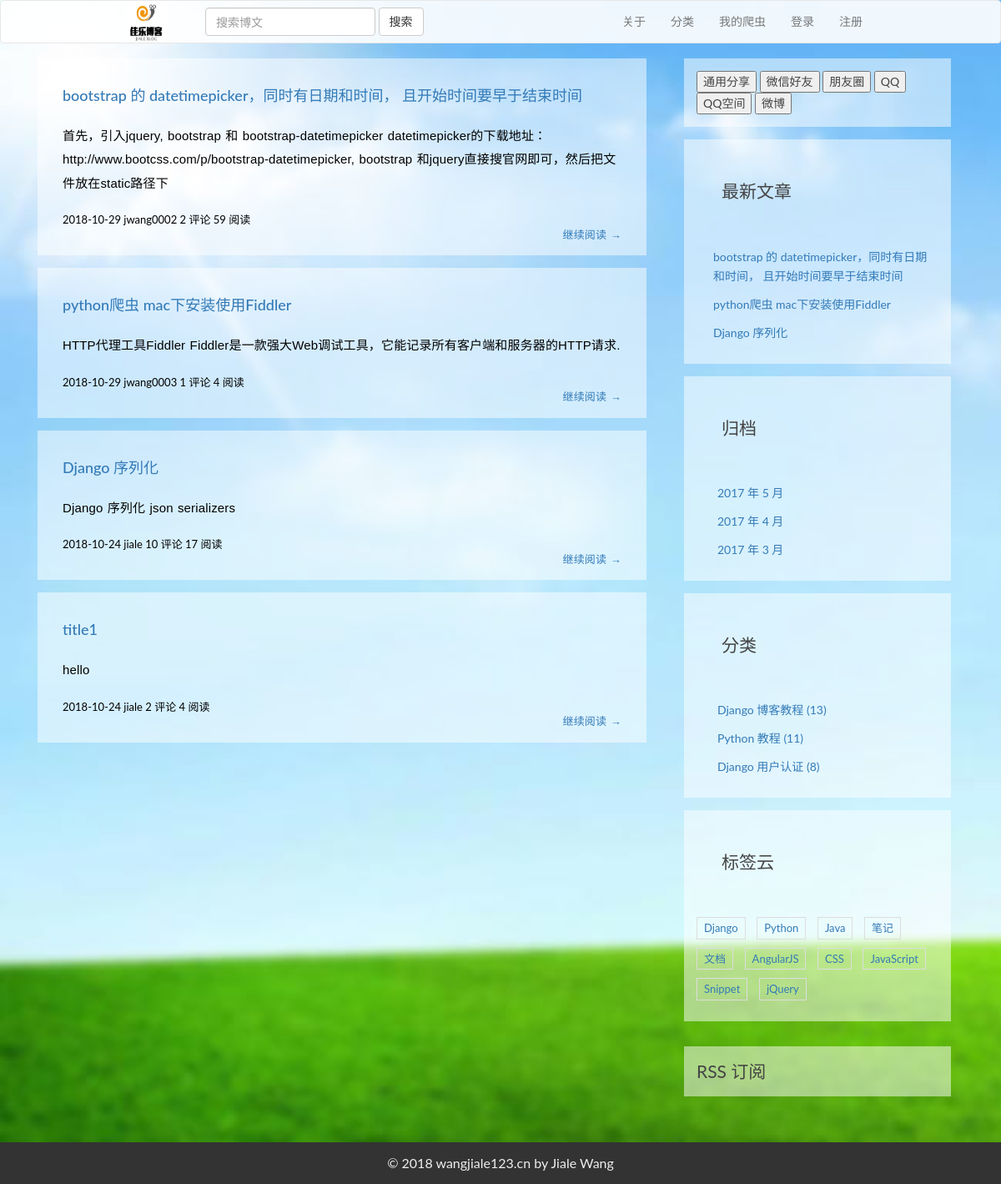
The app's page /, older data.
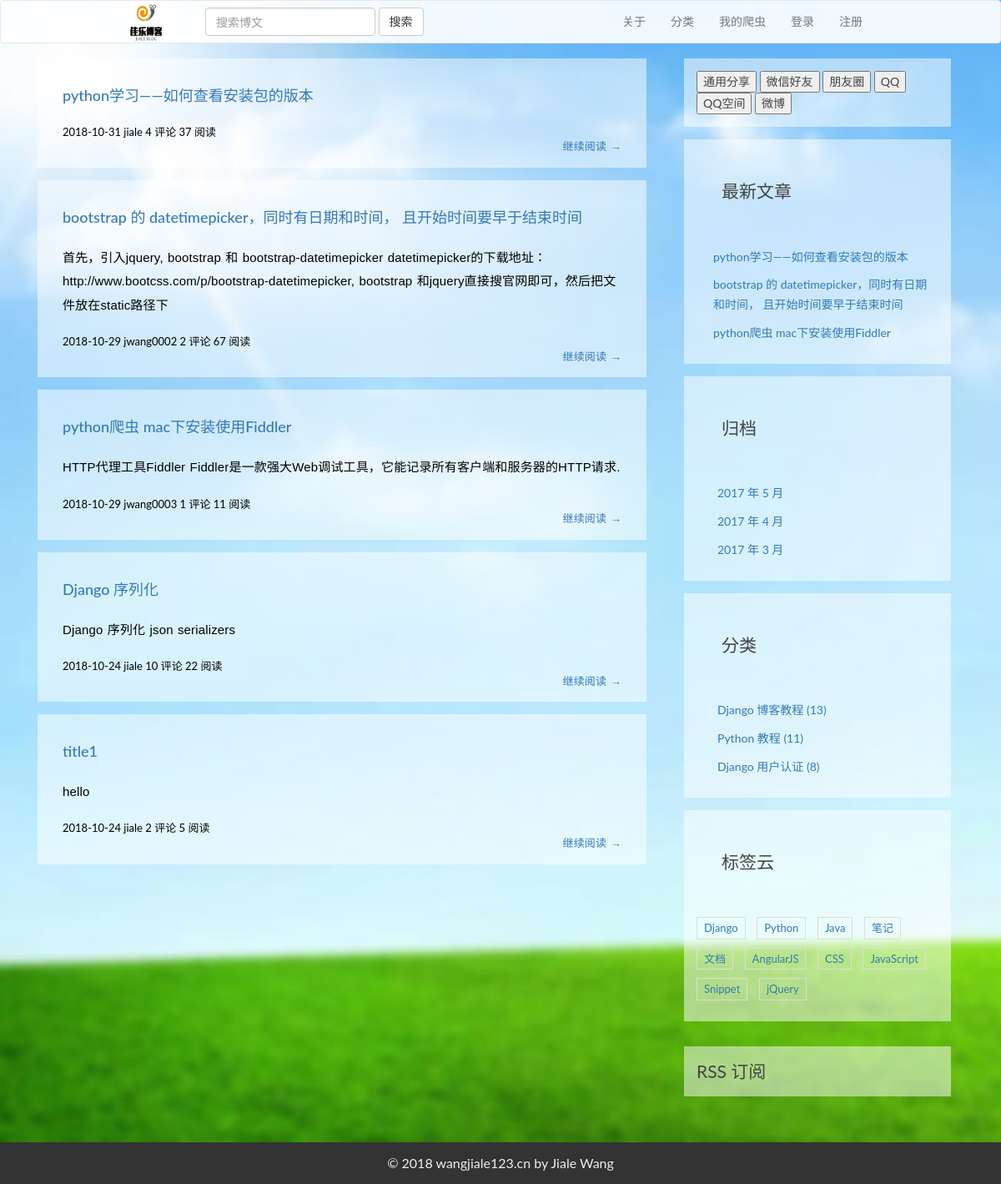
The same page, newer data.
### blog/models.py (models this page shows, shortened)
class Post(models.Model):
    title = models.CharField(max_length=200)  # 博客标题
    body = models.TextField(blank=True, null=True)  # 文章正文
    digest = models.TextField(blank=True, null=True)  # 文章摘要
    picture = models.CharField(max_length=200)  # 标题图片地址
    created_time = models.DateTimeField(auto_now_add=True)  # 文章的创建时间
    modified_time = models.DateTimeField()  # 文章最后修改时间
    view_num = models.BigIntegerField(default=0)  # 阅读数
    comment_num = models.BigIntegerField(default=0)  # 评论数
    author = models.ForeignKey(User, verbose_name=u'作者', on_delete=models.CASCADE)
    category = models.ForeignKey('Category', verbose_name=u'文章类型', on_delete=models.CASCADE)
    tag = models.ManyToManyField(Tag, blank=True)  # 标签
    def get_absolute_url(self):
        return reverse('blog:detail', kwargs={'post_id': self.id})

### blog/views.py (the view)
# urls.py: url(r'^$', views.index, name='index'),
@cache_page(24 * 3600)
def index(request):
    post_list = Post.objects.all().order_by('-created_time')
    post_list_newest = aside()
    return render_to_response('blog/index.html', context={
        'post_list': post_list,
        'title': '我的博客首页',
        'post_list_newest': post_list_newest,
    })

### blog/views.py (called while the page is built)
def aside():
    post_list_newest = Post.objects.all().order_by('-created_time')
    return post_list_newest[0:3]

### templates/blog/index.html (shortened to what this page needs)
{% extends 'base.html' %}
{% block body %}
    <main class="col-md-8">
        {% include 'blog/blog_index.html' %}
    </main>
{% endblock %}

### templates/base.html (shortened to what this page needs)
{% load staticfiles %}
<!DOCTYPE html>
<html lang="en">
<head>
    <link rel="stylesheet" href="{% static 'css/bootstrap.min.css' %}">
    <link rel="stylesheet" href="{% static 'css/custom.css' %}">
</head>
<body background="{% static 'img/bg_img/bg0.jpg' %}">
<div style="margin-bottom: 55px;">
    {% include 'nav.html' %}
</div>
<div class="container">
    {% block body %} {% endblock %}
    {% include 'aside.html' %}
</div>
<div>
    {% include 'footer.html' %}
</div>
</body>
</html>

### templates/nav.html
{% load staticfiles %}
<nav id="total_nav" class="navbar navbar-default" style="padding: 0px 150px; width: 100%; position:fixed; z-index:10;
background: rgba(255,255,255,0.9); top:0;">
    <div class="navbar-header">
        <a class="nav-bar-logo" href="/"><img src="{% static 'img/logo3.png' %}" alt="" width="50px" height="50px"/></a>
    </div>
    <div class="collapse navbar-collapse" id="bs-example-navbar-collapse-1">
        <ul class="nav navbar-nav">
            <li><a href="#"><span class="sr-only">(current)</span></a></li>
        </ul>
        <form class="navbar-form navbar-left" action="{% url 'blog:search' %}" method="post">{% csrf_token %}
            <div class="form-group">
                <input name="title" type="text" minlength="1" maxlength="10" class="form-control"
                       placeholder="搜索博文">
            </div>
            <button type="submit" class="btn btn-default">搜索</button>
        </form>
        <ul class="nav navbar-nav navbar-right">
            <li><a href="#">关于</a></li>
            <li><a href="#">分类</a></li>
            <li><a href="{% url 'web_spider:index' %}">我的爬虫</a></li>
            {% if not user.is_authenticated %}
                <li><a href="{% url 'auth:login' %}">登录</a></li>
                <li><a href="{% url 'auth:register' %}">注册</a></li>
            {% else %}
                <li><a href="javascript:">welcome, {{ user.username }}</a></li>
                <li><a href="{% url 'auth:logout' %}">退出</a></li>
            {% endif %}
        </ul>
    </div>
</nav>

### templates/blog/blog_index.html (shortened to what this page needs)
{% for post in post_list %}
    <div class="post post-{{ post.pk }}" style="margin: 15px 0px">
        <h4 class="post-title">
            <a href="{{ post.get_absolute_url }}">{{ post.title }}</a>
        </h4>
        <div class="post-content">
            <p>{{ post.digest }}</p>
        </div>
        <div class="post-meta">
            <div>
                <time class="post-date"
                      datetime="{{ post.created_time }}">{{ post.created_time|date:"Y-m-d" }}</time>
                <span class="post-author">{{ post.author }}</span>
                <span class="comments-link">{% if post.comment_num > 0 %}{{ post.comment_num }} {% else %}0{% endif %} 评论</span>
                <span class="views-count">{{ post.view_num }} 阅读</span>
            </div>
            <div class="read-more">
                <a href="{{ post.get_absolute_url }}" class="more-link">继续阅读 <span class="meta-nav">→</span></a>
            </div>
        </div>
    </div>
{% empty %}
    <div class="no-post">暂时还没有发布的文章！</div>
{% endfor %}

### templates/aside.html (shortened to what this page needs)
<aside class="col-md-4">
    <div class="widget">
        <button onclick="call()">通用分享</button>
        <button onclick="call('wechatFriend')">微信好友</button>
        <button onclick="call('wechatTimeline')">朋友圈</button>
        <button onclick="call('qqFriend')">QQ</button>
        <button onclick="call('qZone')">QQ空间</button>
        <button onclick="call('weibo')">微博</button>
    </div>
    <div class="widget widget-recent-posts">
        <h3 class="widget-title">最新文章</h3>
        {% if post_list_newest %}
        <ul>
            {% for post in post_list_newest %}
            <li>
                <a href="{{ post.get_absolute_url }}">{{ post.title }}</a>
            </li>
            {% endfor %}
        </ul>
        {% endif %}
    </div>
    <div class="widget widget-archives">
        <h3 class="widget-title">归档</h3>
        <ul>
            <li>
                <a href="#">2017 年 5 月</a>
            </li>
            <li>
                <a href="#">2017 年 4 月</a>
            </li>
            <li>
                <a href="#">2017 年 3 月</a>
            </li>
        </ul>
    </div>
    <div class="widget widget-category">
        <h3 class="widget-title">分类</h3>
        <ul>
            <li>
                <a href="#">Django 博客教程 <span class="post-count">(13)</span></a>
            </li>
            <li>
                <a href="#">Python 教程 <span class="post-count">(11)</span></a>
            </li>
            <li>
                <a href="#">Django 用户认证 <span class="post-count">(8)</span></a>
            </li>
        </ul>
    </div>
    <div class="widget widget-tag-cloud">
        <h3 class="widget-title">标签云</h3>
        <ul>
            <li>
                <a href="#">Django</a>
            </li>
            <li>
                <a href="#">Python</a>
            </li>
            <li>
                <a href="#">Java</a>
            </li>
            <li>
                <a href="#">笔记</a>
            </li>
            <li>
                <a href="#">文档</a>
            </li>
            <li>
                <a href="#">AngularJS</a>
            </li>
            <li>
                <a href="#">CSS</a>
            </li>
            <li>
                <a href="#">JavaScript</a>
            </li>
            <li>
                <a href="#">Snippet</a>
            </li>
            <li>
                <a href="#">jQuery</a>
            </li>
        </ul>
    </div>
    <div class="widget rss">
        <a href=""> RSS 订阅</a>
    </div>
</aside>

### templates/footer.html
<footer class="col-md-12 text-center">
    <span>© 2018 wangjiale123.cn <a href="/" target="_blank">by Jiale Wang</a></span>
</footer>

### static/css/custom.css (style rules this page uses)
* { outline: none; }
h1, h2, h3, h4, h5, h6 { margin-top: 0; }
a { color: #337ab7; }
body { color: #444; font-family: 'Lato', sans-serif; background-size:cover; width: 100%; background-repeat: no-repeat; background-attachment: fixed; }
p { font-family: 'Ubuntu', sans-serif; font-weight: 400; word-spacing: 1px; letter-spacing: 0.01em; }
img { max-width: 100%; }
.post { background: rgba(255,255,255,0.5); padding: 30px 30px 0; }
.post-title { text-align: left; font-size: 18px; margin-bottom: 20px; line-height: 1.6; }
.post-meta { text-align: left; color: #000; font-size: 13px; padding-bottom: 15px; }
.post-content { font-size: 15px; line-height: 1.9; font-weight: 300; margin: 20px 0px; color: #000; }
.post-category::after, .post-date::after, .post-author::after, .comments-link::after { content: ' '; color: #000; }
.read-more { font-family: 'Ubuntu', sans-serif; font-weight: 400; word-spacing: 1px; letter-spacing: 0.01em; text-align: right; }
.widget { background: rgba(255,255,255,0.5); padding: 15px; margin: 15px; }
.widget-title { font-size: 1.5em; margin-bottom: 20px; line-height: 1.6; padding: 30px; font-weight: 400; }
.widget-recent-posts ul { margin: 0; padding-left: 20px; }
.widget-recent-posts ul li { list-style-type: none; position: relative; line-height: 170%; margin-bottom: 10px; }
.widget-recent-posts ul li::before { content: '\f3d3'; font-family: "Ionicons"; position: absolute; left: -17px; top: 3px; font-size: 16px; color: #000; }
.widget-archives ul { padding: 0; margin: 0; padding-left: 25px; }
.widget-archives ul li { list-style-type: none; position: relative; line-height: 170%; margin-bottom: 10px; }
.widget-archives ul li::before { content: '\f3f3'; font-family: "Ionicons"; position: absolute; left: -25px; top: 1px; font-size: 16px; color: #000; }
.widget-category ul { padding: 0; margin: 0; padding-left: 25px; }
.widget-category ul li { list-style-type: none; position: relative; line-height: 170%; margin-bottom: 10px; }
.widget-category ul li::before { content: '\f3fe'; font-family: "Ionicons"; position: absolute; left: -25px; top: 1px; font-size: 18px; color: #000; }
.widget-tag-cloud ul { padding: 0; margin: 0; margin-right: -10px; }
.widget-tag-cloud ul li { list-style-type: none; font-size: 13px; display: inline-block; margin-right: 10px; margin-bottom: 10px; padding: 3px 8px; border: 1px solid #ddd; }
.rss { font-size: 21px; margin-top: 30px; }
.rss a { color: #444; }
footer { margin-top: 40px; position: absolute; bottom: 20px; width: 100%; }
footer { position: absolute; width: 100%; bottom: 0; }
footer, footer a { position: relative; width: 100%; background-color: #333; color: #eee; text-align: center; font-size: 16px; height: 50px; }
footer span { line-height: 50px; }

Row changes from the older to the newer data that the page shows:
no longer on one of the page's lists (row edited): Post: title "Django 序列化"
added Post: title "python学习——如何查看安装包的版本", created_time "2018-10-31", author "jiale", comment_num "4", view_num "37"
changed Post "bootstrap 的 datetimepicker，同时有日期和时间， 且开始时间要早于结束时间": view_num "59" → "67"
changed Post "python爬虫 mac下安装使用Fiddler": view_num "4" → "11"
changed Post "Django 序列化": view_num "17" → "22"
changed Post "title1": view_num "4" → "5"
